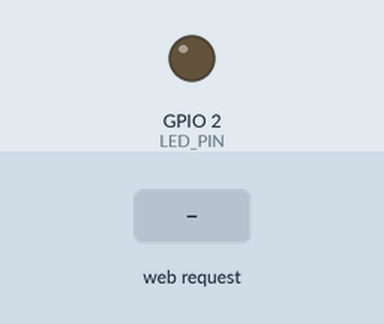
Recording of a sketch running on a simulated ESP32. Parts: output pins drawn as LEDs (lit = HIGH). Inputs (shaded band) come from the test bench. WiFi joins after 1.5 s; servers stay silent unless stated; what the sketch prints to the serial monitor is not drawn.

Above: at 2.7 s.
2.8 s: HTTP request GET /H received
At 3.4 s:
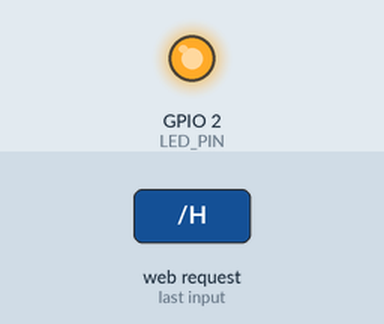
4.3 s: HTTP request GET /L received
At 5.7 s:
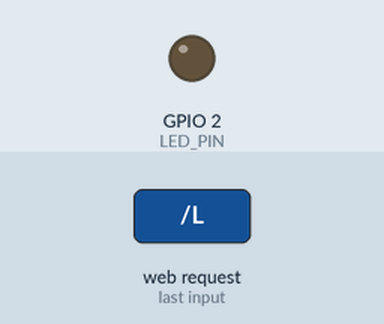
Timing chart, 0 to 7.3 s (numbered marks = the images above; inputs shaded):
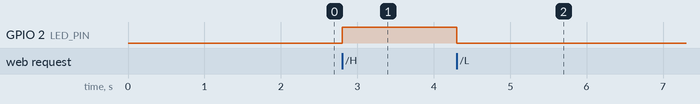

The sketch:

ESP32_Servidor_LED.ino
```cpp
/*
  WiFi Web Server LED Blink

  Um servidor web simples que permite você a piscar o LED interno da ESP32.
  Um endereço de IP será escrito no Monitor Serial, acesse esse endereço em
  seu navegador e lá você poderá controlar o LED conectado no pino 2
  (LED interno) da ESP32.

  Este exemplo foi feito para facilitar o entendimento. A lógica de
  rede está no arquivo 'net.h'.

 created for arduino 25 Nov 2012
 by Tom Igoe

 ported for GEAR
 18.10.2025 by Célio Benjamim
*/
#include <WiFi.h>
#include "net.h" // Inclui a lógica de rede

#define SSID "GEAR_IOT"
#define SENHA "gear_est"
#define LED_PIN 2

// Cria o servidor na porta 80
WiFiServer server(80);

void setup() {
  Serial.begin(115200);
  pinMode(LED_PIN, OUTPUT); // Define o pino do LED

  // Conecta-se à rede WiFi
  Serial.print("\nConectando a ");
  Serial.println(SSID);

  WiFi.begin(SSID, SENHA);

  while (WiFi.status() != WL_CONNECTED) { // Tenta se conectar a cada 500ms
    delay(500);
    Serial.print(".");
  }

  Serial.println("\nWiFi conectado.");
  Serial.print("Endereço IP: ");
  Serial.println(WiFi.localIP());

  server.begin(); // Inicia o servidor
}

void loop() {
  WiFiClient client = server.available(); // Escuta por clientes que acessam o endereço

  if (client) { // Se um novo cliente se conectar,
    handleClient(client, LED_PIN); // chama a função do nosso header file para lidar com ele.
  }
}
```

net.h
```cpp
#ifndef NET_H
#define NET_H

#include <WiFi.h>

/**
 * @brief Lida com a requisição de um cliente web.
 * Esta função lê a requisição HTTP do cliente, envia uma página HTML como resposta
 * e controla o pino do LED baseado na URL acessada.
 * A página HTML agora também exibe o estado atual do LED (LIGADO ou DESLIGADO).
 * @param client O objeto WiFiClient que representa a conexão com o cliente.
 * @param ledPin O número do pino do LED que será controlado.
 */
void handleClient(WiFiClient& client, int ledPin) {
  Serial.println("Novo Cliente.");
  String currentLine = "";       // Armazena uma linha da requisição HTTP

  while (client.connected()) {   // Fica em loop enquanto o cliente está conectado
    if (client.available()) {    // Se há bytes para ler do cliente,
      char c = client.read();    // leia um byte,
      Serial.write(c);           // e o imprima no monitor serial.

      // Se o byte for uma nova linha, processamos a linha que acabamos de receber
      if (c == '\n') {

        // Se a linha atual estiver em branco, significa que recebemos duas novas linhas seguidas.
        // Isso indica o fim da requisição HTTP do cliente, então podemos enviar uma resposta.
        if (currentLine.length() == 0) {

          String ledState;
          String ledStateColor;
          if (digitalRead(ledPin) == HIGH) {
            ledState = "LIGADO";
            ledStateColor = "#4CAF50"; // Verde
          } else {
            ledState = "DESLIGADO";
            ledStateColor = "#f44336"; // Vermelho
          }

          // O conteúdo do site é montado em uma string para incluir o estado atual do LED.
          String htmlContent = "<!DOCTYPE html><html>"
                               "<head><title>Controle de LED - ESP32</title>"
                               "<meta name=\"viewport\" content=\"width=device-width, initial-scale=1\">"
                               "<meta charset=\"UTF-8\">"
                               "<link rel=\"icon\" href=\"data:,\">"
                               "<style>"
                               "html { font-family: Helvetica, Arial, sans-serif; display: inline-block; margin: 0px auto; text-align: center;}"
                               "body { margin-bottom: 40px; }"
                               "h1 { color: #0F3376; }"
                               "p { font-size: 1.5rem; }"
                               ".button { background-color: #4CAF50; border: none; color: white; padding: 16px 40px; "
                               "text-decoration: none; font-size: 30px; margin: 2px; cursor: pointer; border-radius: 12px;}"
                               ".button2 {background-color: #f44336;}"
                               ".state-box { border: 2px solid #ccc; border-radius: 12px; padding: 10px; margin: 20px auto; max-width: 300px; }"
                               ".state { font-weight: bold; color: " + ledStateColor + "; }"
                               "footer { background-color: #f2f2f2; text-align: center; padding: 25px 0px 25px 0px; position: fixed; left: 0; bottom: 0; width: 100%; font-size: 0.9rem; color: #555; }"
                               "footer a { color: #0F3376; text-decoration: none; font-weight: bold; }"
                               "footer a:hover { text-decoration: underline; }"
                               "</style></head>"
                               "<body><h1>Servidor Web ESP32</h1>"
                               "<div class=\"state-box\">"
                               "<p>O LED está: <span class=\"state\">" + ledState + "</span></p>" // Exibe o estado
                               "</div>"
                               "<p><a href=\"/H\"><button class=\"button\">LIGAR</button></a></p>"
                               "<p><a href=\"/L\"><button class=\"button button2\">DESLIGAR</button></a></p>"
                               "<footer>"
                               "© 2025 | Desenvolvido por <a href=\"https://github.com/celiobenj\" target=\"_blank\">Célio Benjamim</a> para o projeto <a href=\"https://github.com/gear-projects\" target=\"_blank\">GEAR</a>."
                               "</footer>"
                               "</body></html>";


          // Cabeçalhos HTTP
          client.println("HTTP/1.1 200 OK");
          client.println("Content-Type: text/html; charset=UTF-8");
          client.println("Connection: close");
          client.println();

          // Envia a página HTML para o navegador
          client.println(htmlContent);
          break; // Sai do loop while
        } else { // Se não for uma linha em branco,
          currentLine = ""; // limpa a variável para receber a próxima linha.
        }
      } else if (c != '\r') { // Se não for um caractere de retorno de carro,
        currentLine += c; // anexa o caractere à linha atual.
      }

      // Verifica se a requisição foi para LIGAR ou DESLIGAR o LED
      if (currentLine.endsWith("GET /H")) {
        digitalWrite(ledPin, HIGH);
      }
      if (currentLine.endsWith("GET /L")) {
        digitalWrite(ledPin, LOW);
      }
    }
  }

  // Fecha a conexão
  client.stop();
  Serial.println("Cliente Desconectado.");
}

#endif
```

Measured:
- after the input at 2.8 s, GPIO 2 (LED_PIN): LOW → HIGH at once
- after the input at 4.3 s, GPIO 2 (LED_PIN): HIGH → LOW at once
